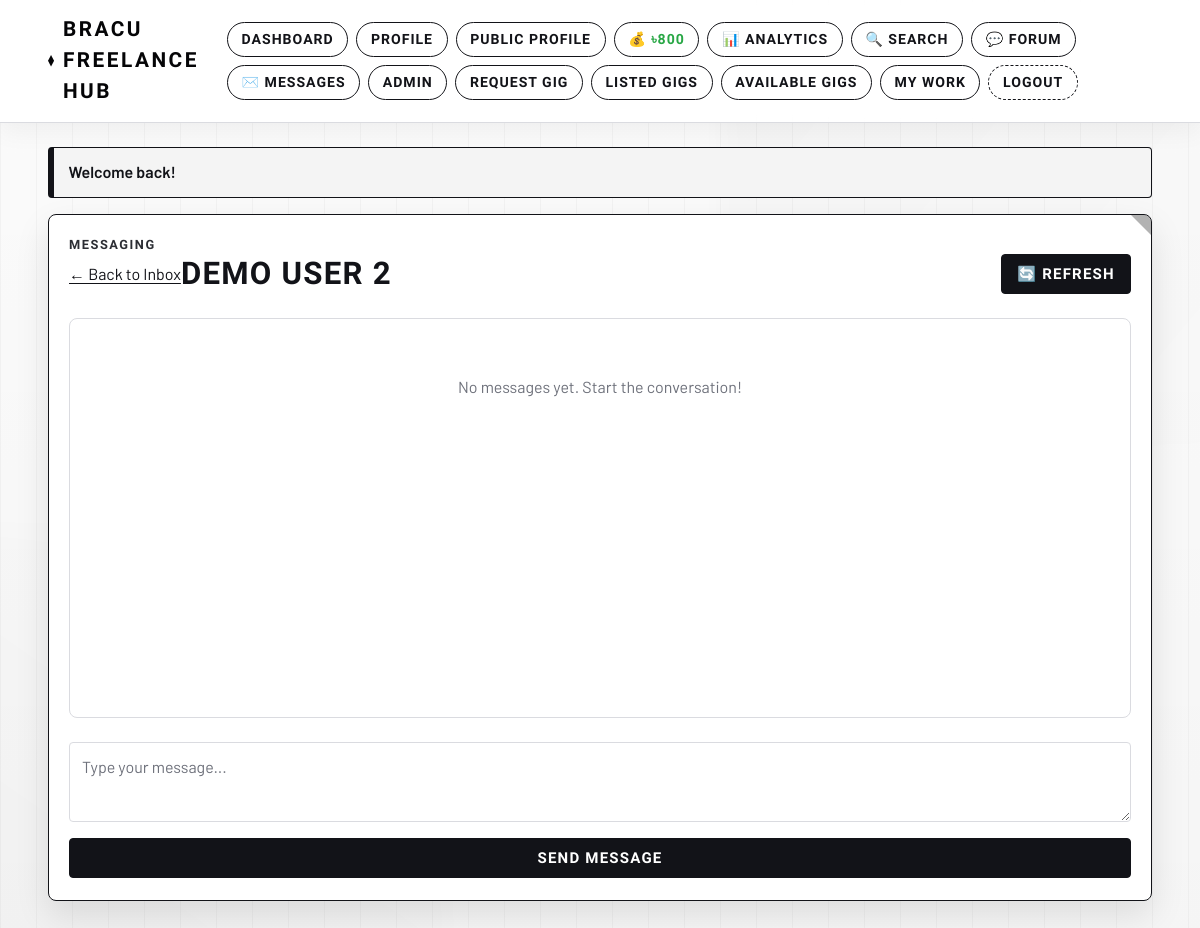
The page /community/messages.php?user=20101002 (signed in) on the database its author committed.
### tables this page shows
CREATE TABLE IF NOT EXISTS `User` (
    BRACU_ID VARCHAR(20) PRIMARY KEY,
    Bracu_mail VARCHAR(120) NOT NULL UNIQUE,
    full_name VARCHAR(120) NULL,
    client TINYINT(1) NOT NULL DEFAULT 1,
    mobile_number VARCHAR(20) NOT NULL,
    address_line VARCHAR(255) NULL,
    bio TEXT NULL,
    skills TEXT NULL,
    avatar_path VARCHAR(255) NULL,
    password VARCHAR(255) NOT NULL,
    freelancer TINYINT(1) NOT NULL DEFAULT 1,
    preferred_mode ENUM('hiring', 'working') NOT NULL DEFAULT 'hiring',
    is_admin TINYINT(1) NOT NULL DEFAULT 0,
    credit_balance DECIMAL(10,2) NOT NULL DEFAULT 500.00,
    created_at TIMESTAMP NOT NULL DEFAULT CURRENT_TIMESTAMP
);

### includes/db.php (called while the page is built, shortened)
<?php
function db(): PDO
{
    static $pdo = null;
    if ($pdo instanceof PDO) {
        return $pdo;
    }
    $dsn = sprintf('mysql:host=%s;port=%d;dbname=%s;charset=utf8mb4', DB_HOST, DB_PORT, DB_NAME);
    try {
        $pdo = new PDO(
            $dsn,
            DB_USER,
            DB_PASS,
            [
                PDO::ATTR_ERRMODE => PDO::ERRMODE_EXCEPTION,
                PDO::ATTR_DEFAULT_FETCH_MODE => PDO::FETCH_ASSOC,
                PDO::ATTR_EMULATE_PREPARES => false,
                PDO::ATTR_TIMEOUT => 5,
            ]
        );
    } catch (PDOException $exception) {
        error_log('Database connection failed: ' . $exception->getMessage());
        http_response_code(500);
        if (!headers_sent()) {
            header('Content-Type: text/html; charset=UTF-8');
        }
        echo '<!doctype html><html lang="en"><head><meta charset="utf-8"><title>Database Connection Error</title>';
        echo '<meta name="viewport" content="width=device-width, initial-scale=1"></head><body style="font-family: Arial, sans-serif; margin: 2rem;">';
        echo '<h1>Database Connection Error</h1>';
        echo '<p>Could not connect to MySQL. Please ensure MySQL is running and your database settings are correct.</p>';
        echo '<p>Expected connection: ' . htmlspecialchars(DB_HOST . ':' . (string) DB_PORT, ENT_QUOTES, 'UTF-8') . '</p>';
        echo '<p>If you use XAMPP, start MySQL from the XAMPP Control Panel, then refresh this page.</p>';
        if (APP_DEBUG) {
            echo '<p><strong>Debug:</strong> ' . htmlspecialchars($exception->getMessage(), ENT_QUOTES, 'UTF-8') . '</p>';
        }
        echo '</body></html>';
        exit;
    }
    return $pdo;
}

### includes/auth.php (called while the page is built, shortened)
<?php
require_once __DIR__ . '/db.php';
require_once __DIR__ . '/helpers.php';
function find_user_by_bracu_id(string $bracuId): ?array
{
    $statement = db()->prepare('SELECT * FROM `User` WHERE BRACU_ID = :bracu_id LIMIT 1');
    $statement->execute(['bracu_id' => $bracuId]);
    $user = $statement->fetch();
    return $user ?: null;
}
function current_user(): ?array
{
    $user = find_user_by_bracu_id($_SESSION['user_bracu_id']);
    unset($user['password']);
    return $user;
}
function require_login(): array
{
    $user = current_user();
    return $user;
}
function current_user_is_admin(?array $user = null): bool
{
    $target = $user ?? current_user();
    return ((int) ($target['is_admin'] ?? 0)) === 1;
}

### includes/credits.php (called while the page is built, shortened)
<?php
require_once __DIR__ . '/db.php';
require_once __DIR__ . '/helpers.php';
function get_user_credit_balance(string $bracu_id): float
{
    $stmt = db()->prepare('SELECT credit_balance FROM `User` WHERE BRACU_ID = :id');
    $stmt->execute(['id' => $bracu_id]);
    $result = $stmt->fetchColumn();
    return $result !== false ? (float) $result : 0.00;
}

### includes/helpers.php (called while the page is built, shortened)
<?php
function h(string $value): string
{
    return htmlspecialchars($value, ENT_QUOTES, 'UTF-8');
}
function get_flash(): ?array
{
    $flash = $_SESSION['flash'];
    return $flash;
}

### includes/community.php (called while the page is built, shortened)
<?php
class Community
{
    private $pdo;
    public function __construct(PDO $pdo)
    {
        $this->pdo = $pdo;
    }
    public function getConversation(string $user1_id, string $user2_id, int $limit = 50, int $offset = 0): array
    {
        try {
            $query = "SELECT * FROM Messages
                      WHERE (sender_id = ? AND recipient_id = ?)
                         OR (sender_id = ? AND recipient_id = ?)
                      ORDER BY created_at DESC
                      LIMIT ? OFFSET ?";
            $stmt = $this->pdo->prepare($query);
            $stmt->execute([$user1_id, $user2_id, $user2_id, $user1_id, $limit, $offset]);
            return $stmt->fetchAll(PDO::FETCH_ASSOC);
        } catch (PDOException $e) {
            error_log("Get conversation error: " . $e->getMessage());
            return [];
        }
    }
}

### community/messages.php (the view, shortened to what this page needs)
<?php
require_once dirname(__DIR__) . '/includes/db.php';
require_once dirname(__DIR__) . '/includes/auth.php';
require_once dirname(__DIR__) . '/includes/community.php';
$user = require_login();
$contact_id = $_GET['user'] ?? null;
$pdo = db();
$community = new Community($pdo);
$query = "SELECT full_name, avatar_path FROM User WHERE BRACU_ID = ?";
$stmt = $pdo->prepare($query);
$stmt->execute([$contact_id]);
$contact = $stmt->fetch(PDO::FETCH_ASSOC);
$messages = $community->getConversation($user['BRACU_ID'], $contact_id);
require_once dirname(__DIR__) . '/includes/header.php';
?>
<section class="card">
    <div class="kicker">Messaging</div>
    <div class="message-header">
        <a href="messages_inbox.php">← Back to Inbox</a>
        <h1><?= h($contact['full_name']) ?></h1>
        <form method="GET" action="messages.php" class="refresh-form">
            <button type="submit" class="button">🔄 Refresh</button>
        </form>
    </div>
    <div class="messages-container">
        <?php if (count($messages) > 0): ?>
            <?php foreach (array_reverse($messages) as $msg): ?>
                <div class="message-row <?= $msg['sender_id'] === $user['BRACU_ID'] ? 'sent' : 'received' ?>">
                    <div class="message-bubble">
                        <?= h($msg['message_text']) ?>
                    </div>
                    <div class="message-time">
                        <?= date('M d H:i', strtotime($msg['created_at'])) ?>
                    </div>
                </div>
            <?php endforeach; ?>
        <?php else: ?>
            <div class="muted">
                <p style="text-align: center; padding: 2rem;">No messages yet. Start the conversation!</p>
            </div>
        <?php endif; ?>
    </div>
    <form method="POST" action="" class="message-form">
        <textarea name="message_text" placeholder="Type your message..." required class="message-input"></textarea>
        <button type="submit" name="send_message" class="button">Send Message</button>
    </form>
</section>
<?php require_once dirname(__DIR__) . '/includes/footer.php';

### includes/header.php (shortened to what this page needs)
<?php
require_once __DIR__ . '/auth.php';
require_once __DIR__ . '/credits.php';
$activeUser = current_user();
$flash = get_flash();
?>
<!doctype html>
<html lang="en">
<head>
    <link rel="stylesheet" href="<?= BASE_URL ?>assets/css/styles.css">
</head>
<body>
<header class="site-header">
    <div class="container nav-wrap">
        <a class="brand" href="<?= BASE_URL ?>dashboard.php">BRACU Freelance Hub</a>
        <?php if ($activeUser): ?>
            <nav class="nav-links">
                <a href="<?= BASE_URL ?>dashboard.php">Dashboard</a>
                <a href="<?= BASE_URL ?>profile.php">Profile</a>
                <a href="<?= BASE_URL ?>public_profile.php?id=<?= urlencode($activeUser['BRACU_ID']) ?>" target="_blank">Public Profile</a>
                <a href="<?= BASE_URL ?>credits/topup.php" style="color: #28a745; font-weight: 600;">
                    💰 ৳<?= number_format(get_user_credit_balance($activeUser['BRACU_ID']), 0) ?>
                </a>
                <?php if ($activeUser['preferred_mode'] === 'working'): ?>
                    <a href="<?= BASE_URL ?>freelancer/analytics.php">📊 Analytics</a>
                <?php elseif ($activeUser['preferred_mode'] === 'hiring'): ?>
                    <a href="<?= BASE_URL ?>client/analytics.php">📊 Analytics</a>
                <?php endif; ?>
                <a href="<?= BASE_URL ?>search.php">🔍 Search</a>
                <a href="<?= BASE_URL ?>community/forum.php">💬 Forum</a>
                <a href="<?= BASE_URL ?>community/messages_inbox.php">✉️ Messages</a>
                <?php if (current_user_is_admin($activeUser)): ?>
                    <a href="<?= BASE_URL ?>admin/manage_admins.php">Admin</a>
                <?php endif; ?>
                <a href="<?= BASE_URL ?>client/create_gig.php">Request Gig</a>
                <a href="<?= BASE_URL ?>client/my_gigs.php">Listed Gigs</a>
                <a href="<?= BASE_URL ?>freelancer/marketplace.php">Available Gigs</a>
                <a href="<?= BASE_URL ?>freelancer/my_work.php">My Work</a>
                <a class="danger-link" href="<?= BASE_URL ?>logout.php">Logout</a>
            </nav>
        <?php endif; ?>
    </div>
</header>
<main class="container content">
    <?php if ($flash): ?>
        <div class="flash flash-<?= h($flash['type']) ?>">
            <?= h($flash['message']) ?>
        </div>
    <?php endif; ?>

### rows shown on the page
user: get_user_credit_balance($activeUser['BRACU_ID']) "800"
user: full_name "DEMO USER 2"

### other values the page prints
$flash['message'] "Welcome back!"
